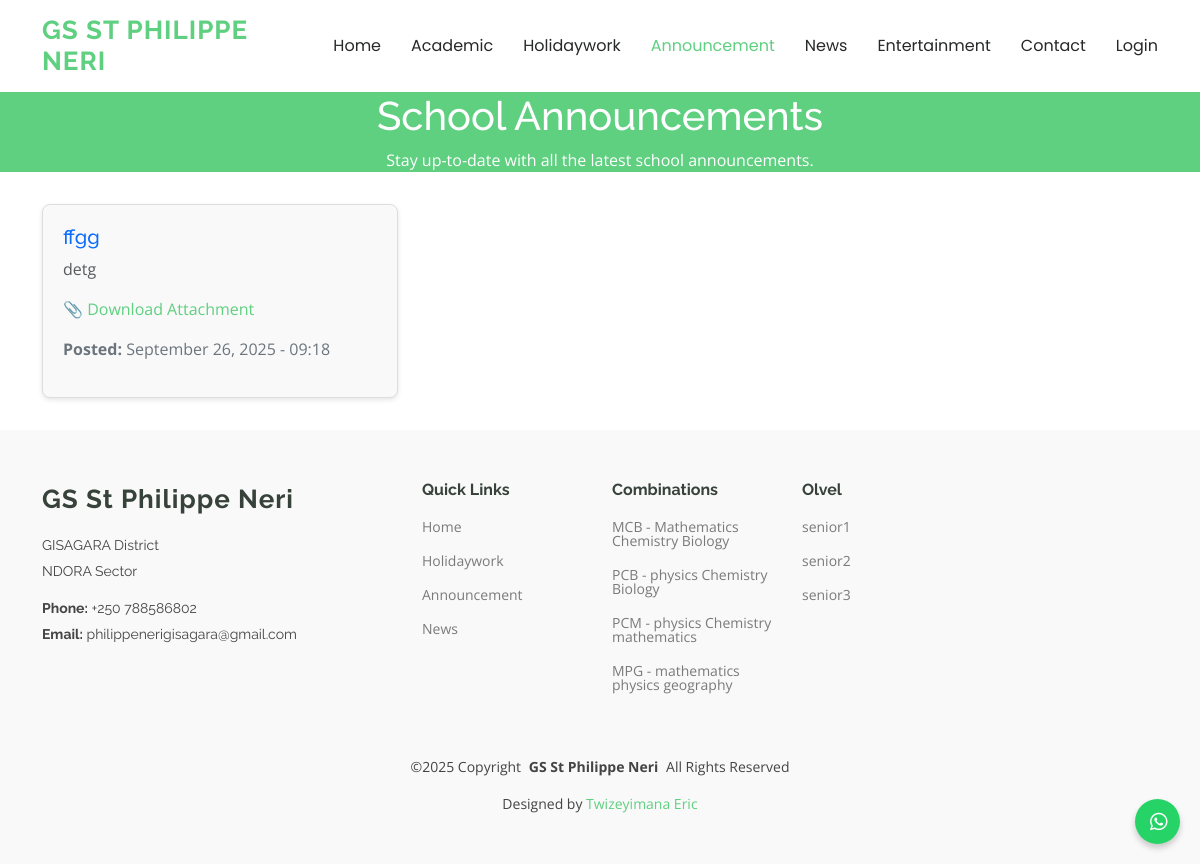
Screenshot of /announcement.php with the database file from the repository.
### tables this page shows
CREATE TABLE `announcements` (
  `id` int(11) NOT NULL,
  `title` varchar(255) NOT NULL,
  `description` text NOT NULL,
  `file_path` varchar(255) DEFAULT NULL,
  `uploaded_at` timestamp NOT NULL DEFAULT current_timestamp()
);

### announcement.php (the view, shortened to what this page needs)
<?php
require_once 'db.php';
$sql = "SELECT * FROM announcements ORDER BY uploaded_at DESC";
$result = $conn->query($sql);
?>
<!DOCTYPE html>
<html lang="en">
<head>
    <link href="assets/vendor/bootstrap/css/bootstrap.min.css" rel="stylesheet">
    <link href="assets/vendor/bootstrap-icons/bootstrap-icons.css" rel="stylesheet">
    <link href="assets/vendor/aos/aos.css" rel="stylesheet">
    <link href="assets/vendor/glightbox/css/glightbox.min.css" rel="stylesheet">
    <link href="assets/vendor/swiper/swiper-bundle.min.css" rel="stylesheet">
    <link href="assets/css/main.css" rel="stylesheet">
</head>
<body class="index-page">
    <header id="header" class="header d-flex align-items-center sticky-top">
        <div class="container-fluid container-xl position-relative d-flex align-items-center">
            <a href="index.php" class="logo d-flex align-items-center me-auto">
                <h1 class="sitename" style="font-size: 26px;">GS ST PHILIPPE NERI</h1>
            </a>
            <nav id="navmenu" class="navmenu">
                <ul>
                    <li><a href="index.php" class="">Home<br></a></li>
                    <li><a href="academic.php" class="academic">Academic</a></li>
                    <li><a href="holidays_works.php" class="holidaywork">Holidaywork</a></li>
                    <li><a href="announcement.php" class="Announcement active">Announcement</a></li>
                    <li><a href="news.php" class="news">News</a></li>
                    <li><a href="entertainment.php" class="entertainment">Entertainment</a></li>
                    <li><a href="contact.php">Contact</a></li>
                    <li><a href="login2.php" class="Login">Login</a></li>
                </ul>
            </nav>
        </div>
    </header>
    <div class="page-title" style="text-align: center;">
        <h1>School Announcements</h1>
        <p>Stay up-to-date with all the latest school announcements.</p>
    </div>
    <section id="announcements" class="py-3">
        <div class="container">
            <div class="row">
                <?php
                if ($result->num_rows > 0) {
                    while ($row = $result->fetch_assoc()) {
                        echo "<div class='col-12 col-md-4 news-item mb-3'>";
                        echo "<div style='
                            background-color: #f9f9f9;
                            border: 1px solid #ddd;
                            border-radius: 8px;
                            padding: 20px;
                            box-shadow: 0 2px 5px rgba(0,0,0,0.1);
                        '>";
                        echo "<h5 class='text-primary'>" . htmlspecialchars($row["title"]) . "</h5>";
                        echo "<p class='text-muted'>" . htmlspecialchars($row["description"]) . "</p>";
                        if (!empty($row["file_path"])) {
                            echo "<p class='mt-2'><a href='" . htmlspecialchars($row["file_path"]) . "' download class='text-decoration-none' style='color: #5fcf80;'>📎 Download Attachment</a></p>";
                        }
                        echo "<p class='date text-secondary'><strong>Posted:</strong> " . date('F j, Y - H:i', strtotime($row["uploaded_at"])) . "</p>";
                        echo "</div>";
                        echo "</div>";
                    }
                } else {
                    echo "<p class='text-center text-muted'>No announcements available at the moment. Stay tuned for updates!</p>";
                }
                ?>
            </div>
        </div>
    </section>
    <footer id="footer" class="footer position-relative light-background">
        <div class="container footer-top">
            <div class="row gy-4">
                <div class="col-lg-4 col-md-6 footer-about">
                    <a href="index.php" class="logo d-flex align-items-center">
                        <span class="sitename">GS St Philippe Neri</span>
                    </a>
                    <div class="footer-contact pt-3">
                        <p>GISAGARA District</p>
                        <p>NDORA Sector</p>
                        <p class="mt-3"><strong>Phone:</strong> <span>+250 788586802</span></p>
                        <p><strong>Email:</strong> <span>philippenerigisagara@gmail.com</span></p>
                    </div>
                </div>
                <div class="col-lg-2 col-md-3 footer-links">
                    <h4>Quick Links</h4>
                    <ul>
                        <li><a href="index.php" class="active">Home</a></li>
                        <li><a href="holidays_works.php" class="holidaywork">Holidaywork</a></li>
                        <li><a href="announcement.php" class="Announcement">Announcement</a></li>
                        <li><a href="news.php" class="news">News</a></li>
                    </ul>
                </div>
                <div class="col-lg-2 col-md-3 footer-links">
                    <h4>Combinations</h4>
                    <ul>
                        <li><a href="#">MCB - Mathematics Chemistry Biology</a></li>
                        <li><a href="#">PCB - physics Chemistry Biology</a></li>
                        <li><a href="#"> PCM - physics Chemistry mathematics</a></li>
                        <li><a href="#">MPG - mathematics physics geography</a></li>
                    </ul>
                </div>
                <div class="col-lg-2 col-md-3 footer-links">
                    <h4>Olvel</h4>
                    <ul>
                        <li><a href="#">senior1</a></li>
                        <li><a href="#">senior2</a></li>
                        <li><a href="#"> senior3</a></li>
                    </ul>
                </div>
                <link rel="stylesheet" href="https://cdnjs.cloudflare.com/ajax/libs/font-awesome/6.4.0/css/all.min.css">
                <a class="whatsapp-float" href="https://wa.me/+25788586802?text=Hello%2C%20I%20visited%20your%20website%20and%20I%20would%20like%20to%20chat." target="_blank">
                    <i class="fab fa-whatsapp"></i>
                </a>
            </div>
        </div>
        <div class="text-center mt-4">
            <p>©2025 <span>Copyright</span> <strong class="px-1 sitename">GS St Philippe Neri</strong> <span>All Rights Reserved</span></p>
            <div class="">
                Designed by <a href="https://www.instagram.com/eric_phonix_unicon/">Twizeyimana Eric</a>
            </div>
        </div>
    </footer>
</body>
</html>

### assets/css/main.css (style rules this page uses)
:root { --default-font: "Open Sans", system-ui, -apple-system, "Segoe UI", Roboto, "Helvetica Neue", Arial, "Noto Sans", "Liberation Sans", sans-serif, "Apple Color Emoji", "Segoe UI Emoji", "Segoe UI Symbol", "Noto Color Emoji"; --heading-font: "Raleway", sans-serif; --nav-font: "Poppins", sans-serif; }
:root { --background-color: #ffffff; --default-color: #444444; --heading-color: #37423b; --accent-color: #5fcf80; --surface-color: #ffffff; --contrast-color: #ffffff; }
:root { --nav-color: #272828; --nav-hover-color: #5fcf80; --nav-mobile-background-color: #ffffff; --nav-dropdown-background-color: #ffffff; --nav-dropdown-color: #272828; --nav-dropdown-hover-color: #5fcf80; }
.light-background { --background-color: #f9f9f9; --surface-color: #ffffff; }
:root { scroll-behavior: smooth; }
body { color: var(--default-color); background-color: var(--background-color); font-family: var(--default-font); }
a { color: var(--accent-color); text-decoration: none; transition: 0.3s; }
h1, h2, h3, h4, h5, h6 { color: var(--heading-color); font-family: var(--heading-font); }
.header { color: var(--default-color); background-color: var(--background-color); padding: 15px 0; transition: all 0.5s; z-index: 997; }
.header .logo { line-height: 1; }
.header .logo h1 { font-weight: 700; font-size: 30px; margin: 0; letter-spacing: 1px; text-transform: uppercase; color: var(--accent-color); }
@media (max-width: 1200px) { .header .logo { order: 1; } }
@media (max-width: 1200px) { .header .navmenu { order: 3; } }
@media (min-width: 1200px) { .navmenu { padding: 0; } }
@media (min-width: 1200px) { .navmenu ul { margin: 0; padding: 0; display: flex; list-style: none; align-items: center; } }
@media (min-width: 1200px) { .navmenu li { position: relative; } }
@media (min-width: 1200px) { .navmenu a, .navmenu a:focus { color: var(--nav-color); padding: 18px 15px; font-size: 16px; font-family: var(--nav-font); font-weight: 400; display: flex; align-items: center; justify-content: space-between; white-space: nowrap; transition: 0.3s; } }
@media (min-width: 1200px) { .navmenu li:last-child a { padding-right: 0; } }
@media (min-width: 1200px) { .navmenu li:hover>a, .navmenu .active, .navmenu .active:focus { color: var(--nav-hover-color); } }
.footer { color: var(--default-color); background-color: var(--background-color); font-size: 14px; padding-bottom: 50px; position: relative; }
.footer .footer-top { padding-top: 50px; }
.footer .footer-about .logo { margin-bottom: 0; }
.footer .footer-about .logo span { font-size: 26px; font-weight: 700; letter-spacing: 1px; font-family: var(--heading-font); color: var(--heading-color); }
.footer .footer-about p { font-size: 14px; font-family: var(--heading-font); }
.footer h4 { font-size: 16px; font-weight: bold; position: relative; padding-bottom: 12px; }
.footer .footer-links { margin-bottom: 30px; }
.footer .footer-links ul { list-style: none; padding: 0; margin: 0; }
.footer .footer-links ul li { padding: 10px 0; display: flex; align-items: center; }
.footer .footer-links ul li:first-child { padding-top: 0; }
.footer .footer-links ul a { color: color-mix(in srgb, var(--default-color), transparent 30%); display: inline-block; line-height: 1; }
.footer .footer-contact p { margin-bottom: 5px; }
.page-title { --default-color: var(--contrast-color); --background-color: var(--accent-color); --heading-color: var(--contrast-color); color: var(--default-color); background-color: var(--background-color); position: relative; }
section, .section { color: var(--default-color); background-color: var(--background-color); padding: 60px 0; scroll-margin-top: 900px; overflow: clip; }

### announcement.php (style rules this page uses)
.whatsapp-float { position: fixed; bottom: 20px; right: 20px; background-color: #25D366; color: white; border-radius: 30px; height: 45px; padding: 0 15px; display: flex; align-items: center; text-decoration: none; box-shadow: 0 4px 6px rgba(0, 0, 0, 0.2); z-index: 1000; overflow: hidden; transition: width 0.3s ease, background 0.3s ease; width: 45px; }
.whatsapp-float i { font-size: 20px; transition: margin-right 0.3s ease; }

### rows the page displays
announcements: title "ffgg", description "detg", uploaded_at "September 26, 2025 - 09:18"
